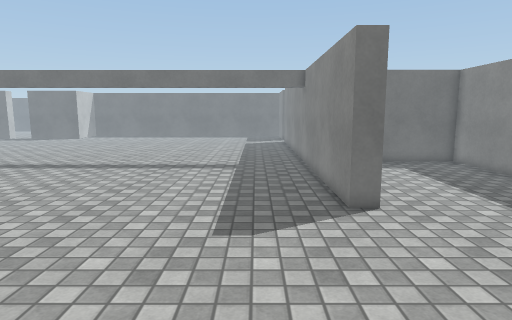
View 1 (above)

24 first-person views from a walk through a Unity game level. The camera is 1.4 m above the floor, tilts 8° down and sees 75° across. Doors are open. The floor is counted in squares, 0.5 m on a side. Each view is taken from the middle of a square. On the plan, view 1 faces up. The plan holds only what a view shows up to about 20 squares ahead; the rest is blank. The place goes on beyond the plan. The player character is not drawn. Surface patterns are stand-ins for the level's own textures.

View 2
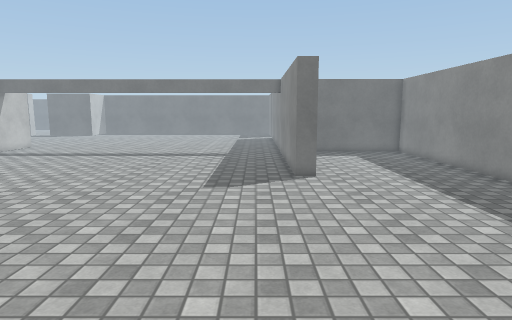

View 3
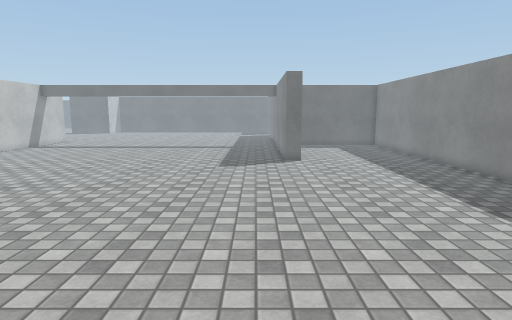

View 4
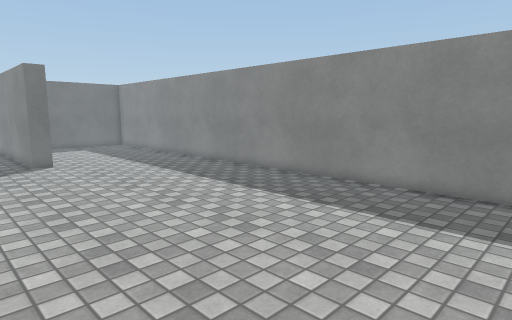

View 5
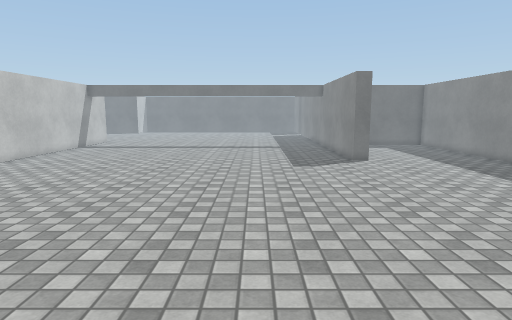

View 6
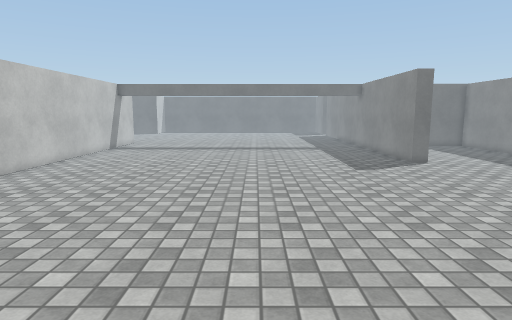

View 7
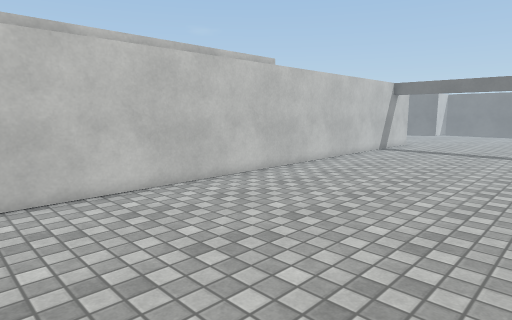

View 8
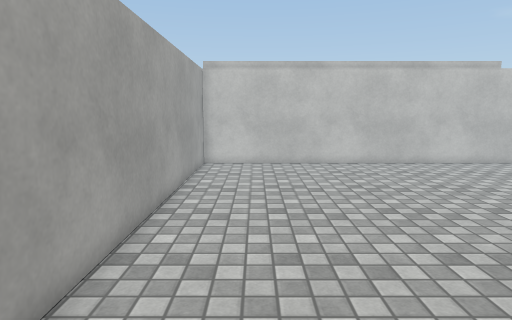

View 9
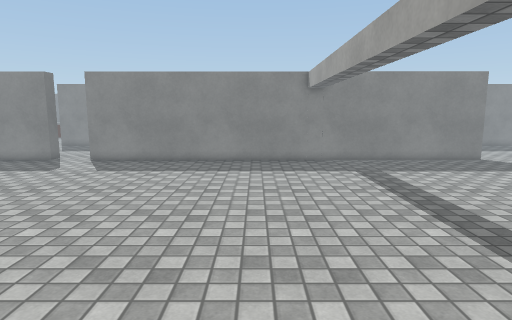

View 10
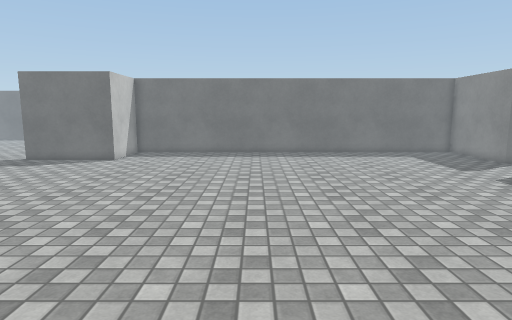

View 11
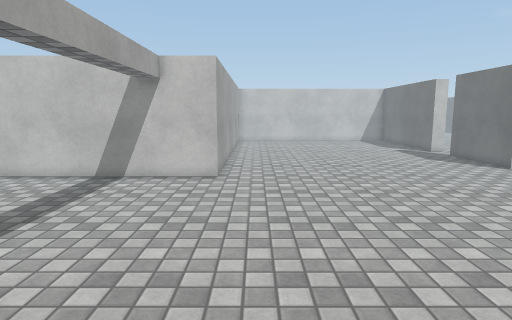

View 12
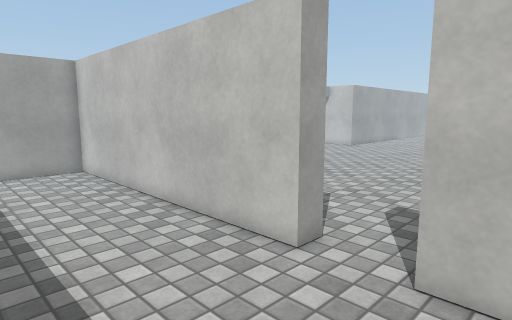

View 13
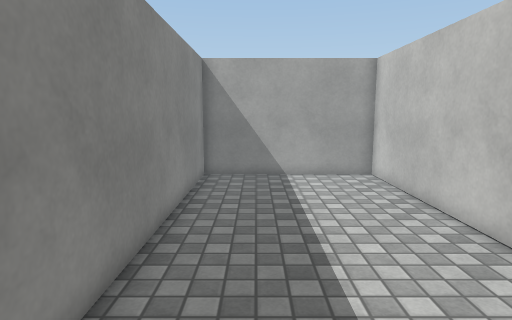

View 14
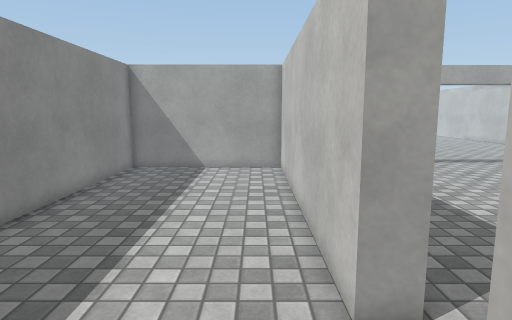

View 15
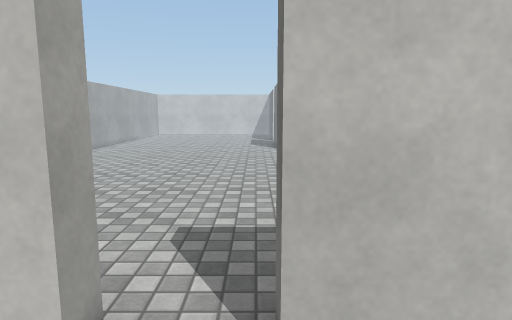

View 16
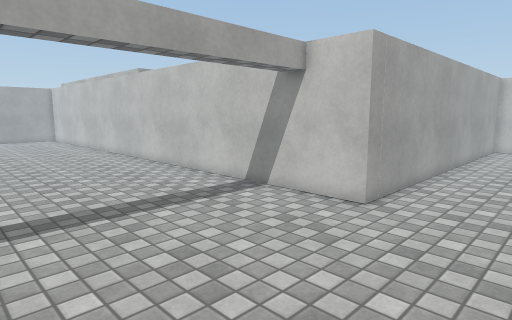

View 17
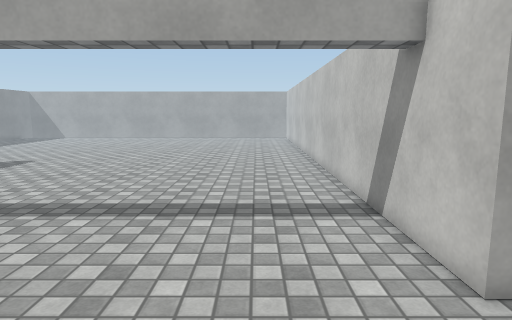

View 18
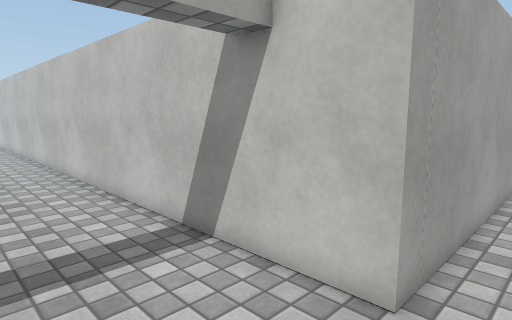

View 19
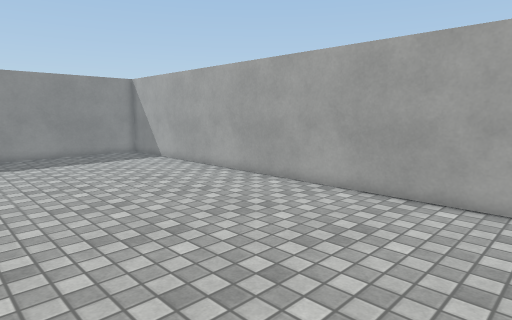

View 20
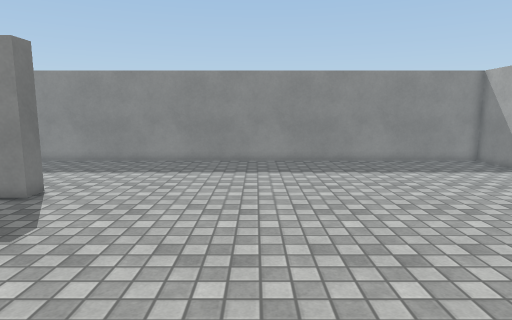

View 21
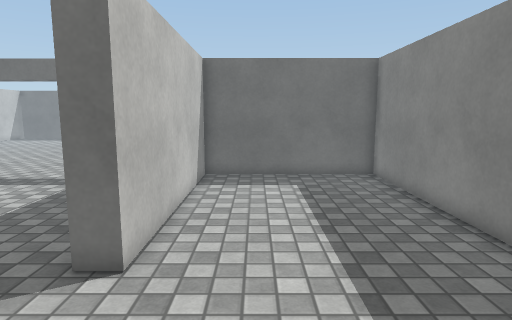

View 22
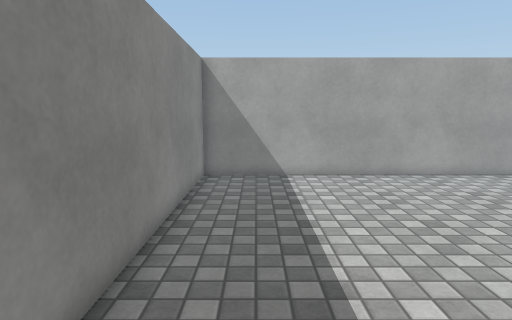

View 23
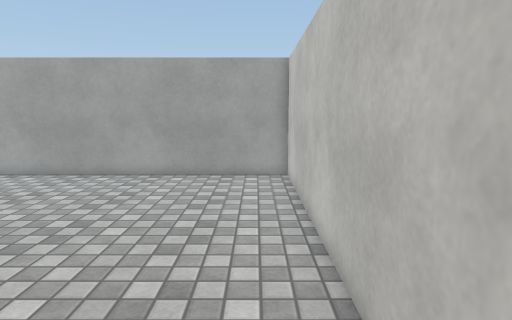

View 24
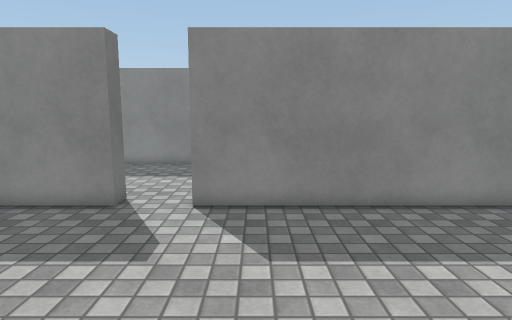

### Floor plan
Points are (right, up) in squares from view 1. A wall is a line through its corners. A room is listed if a view was taken in it or the views show most of it. See-through windows are left out.
Room 1 (views 1, 2, 3, 4, 5, 6, 7, 8, 9, 10, 11, 16, 17, 18, 19, 20, 21, 22, 23, 24)
walls: (-23.5, 22.3) (-17.4, 22.3) (-17.4, -11); (2.8, 35.3) (2.8, 37.5); (-17.7, -10.9) (11.4, -10.9) (11.4, 19) (3.7, 19) (3.7, 9.6) (2.8, 9.6) (2.8, 32.9); (-19.4, 37.2) (-19.4, 36.7) (-23.5, 36.7)
ways out: open door at (3, 34) to room 2
Room 2 (views 12, 13, 14, 15)
walls: (2.8, 32.9) (3.7, 32.9) (3.7, 20) (11.4, 20) (11.4, 32.3); (11.4, 34.5) (11.4, 37.5); (3.7, 37.5) (3.7, 35.3) (2.8, 35.3)
ways out: open door at (3, 34) to room 1

Positions as (right, up) in squares from view 1, and headings:
1: (0, 0), facing up
2: (1, -5), facing up
3: (1, -10), facing up
4: (-1, -10), facing up-right
5: (-3, -10), facing up
6: (-6, -9), facing up
7: (-6, -8), facing up-left
8: (1, -8), facing left
9: (-17, 23), facing right
10: (-11, 17), facing up
11: (-3, 24), facing left
12: (9, 37), facing down-left
13: (9, 35), facing down
14: (5, 37), facing down
15: (7, 35), facing left
16: (-8, 27), facing down-left
17: (-14, 27), facing down
18: (-13, 24), facing down-left
19: (-12, 0), facing down-right
20: (-8, 2), facing right
21: (6, 4), facing up
22: (9, 4), facing down
23: (-16, 4), facing down
24: (-7, 31), facing right
